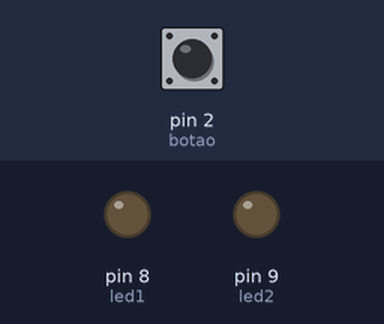
Recording of a sketch running on a simulated Arduino Uno, built with avr-gcc and run on an emulated ATmega328P. Shown: output pins drawn as LEDs (lit = HIGH). Inputs (shaded band) come from the test bench; at power-on: pin 2 (botao) HIGH.

Above: at 1.2 s.
1.3 s: pin 2 (botao) pulled LOW for 0.15 s
At 2.1 s:
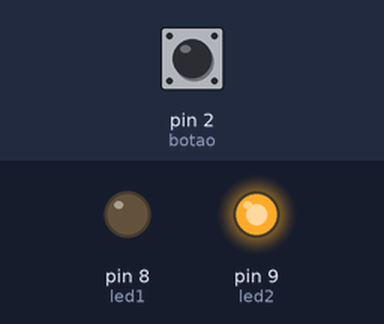
2.9 s: pin 2 (botao) pulled LOW for 3.2 s
At 7.3 s:
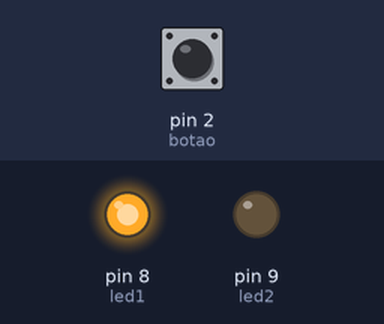
7.6 s: pin 2 (botao) pulled LOW for 1 s
At 9.4 s:
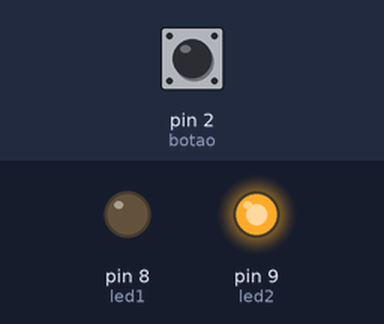
Timing chart, 0 to 10.9 s (numbered marks = the images above; inputs shaded):
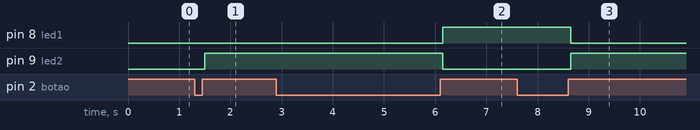

The sketch:

pulso_curto_longo.ino
```cpp
/* ************************************************************************

Colégio SATC
Curso Técnico em Mecatrônica
Disciplina: Sistemas Embarcados
Turma: 3191
Professor: Marcos Antonio Jeremias Coelho

Programa: Detector de Pulso Curto vs. Longo

Autor: Tiago Fortunato Rosset
Data: 12/04/2026
Versão: 1.0

************************************************************************ */

const int botao = 2;
const int led1 = 8;
const int led2 = 9;
bool valorbotao = 1;      //Prepara a variável "valorbotao" para receber valores de 0 e 1
bool ultimoestadobotao = 1;     //Prepara a variável "ultimoestadobotao" para receber valores de 0 e 1
unsigned long timer = 0;     //Define "timer" como 0 e prepara para receber apenas valores positivos
unsigned long timer2 = 0;
unsigned long debouncetimer = 50;     //Define o tempo do debounce como 50 milisegundos e prepara para receber apenas valores positivos

void setup() {
  pinMode(botao, INPUT_PULLUP);
  pinMode(led1, OUTPUT);
  pinMode(led2, OUTPUT);
}

void loop() {
  bool valorlido = digitalRead(botao);     //Lê o estado do botao

  if(valorlido != ultimoestadobotao)     //Se o valor lido no pino 2 for diferente do "ultimoestadobotao"
  {
    timer = millis();     //Varia "timer" de acordo com um cronômetro em milisegundos
  }

  if((millis() - timer) > debouncetimer)      //Se do valor de um cronômetro em milisegundos é subtraido o valor de "timer" e o resultado for maior que o tempo definido no "debouncetimer"
  {
    if(valorlido != valorbotao)     //Se o valor lido for diferente do valor em "valorbotao"
    {
      valorbotao = valorlido;     //"valorbotao" passa a ter o valor de "valorlido"

      if(valorbotao == LOW)     //Se "valorbotao" for LOW
      {
       timer2 = millis();
      }
      else{
        if((millis() - timer2) >= 2000){
          digitalWrite(led1, 1);
          digitalWrite(led2, 0);
        }
        else if((millis() - timer2) <= 1000){
          digitalWrite(led1, 0);
          digitalWrite(led2, 1);
        }
        else{
          digitalWrite(led1, 0);
          digitalWrite(led2, 0);
        }
      }
    }
  }
  ultimoestadobotao = valorlido;      //Define o "ultimoestadobotao" com o valor de "valorlido"
}
```

Measured:
- after the input at 1.3 s, pin 9 (led2): LOW → HIGH after 0.20 s
- after the input at 2.9 s, pin 8 (led1): LOW → HIGH after 3.2 s; pin 9 (led2): HIGH → LOW after 3.2 s
- after the input at 7.6 s, pin 8 (led1): HIGH → LOW after 1.1 s; pin 9 (led2): LOW → HIGH after 1.1 s
